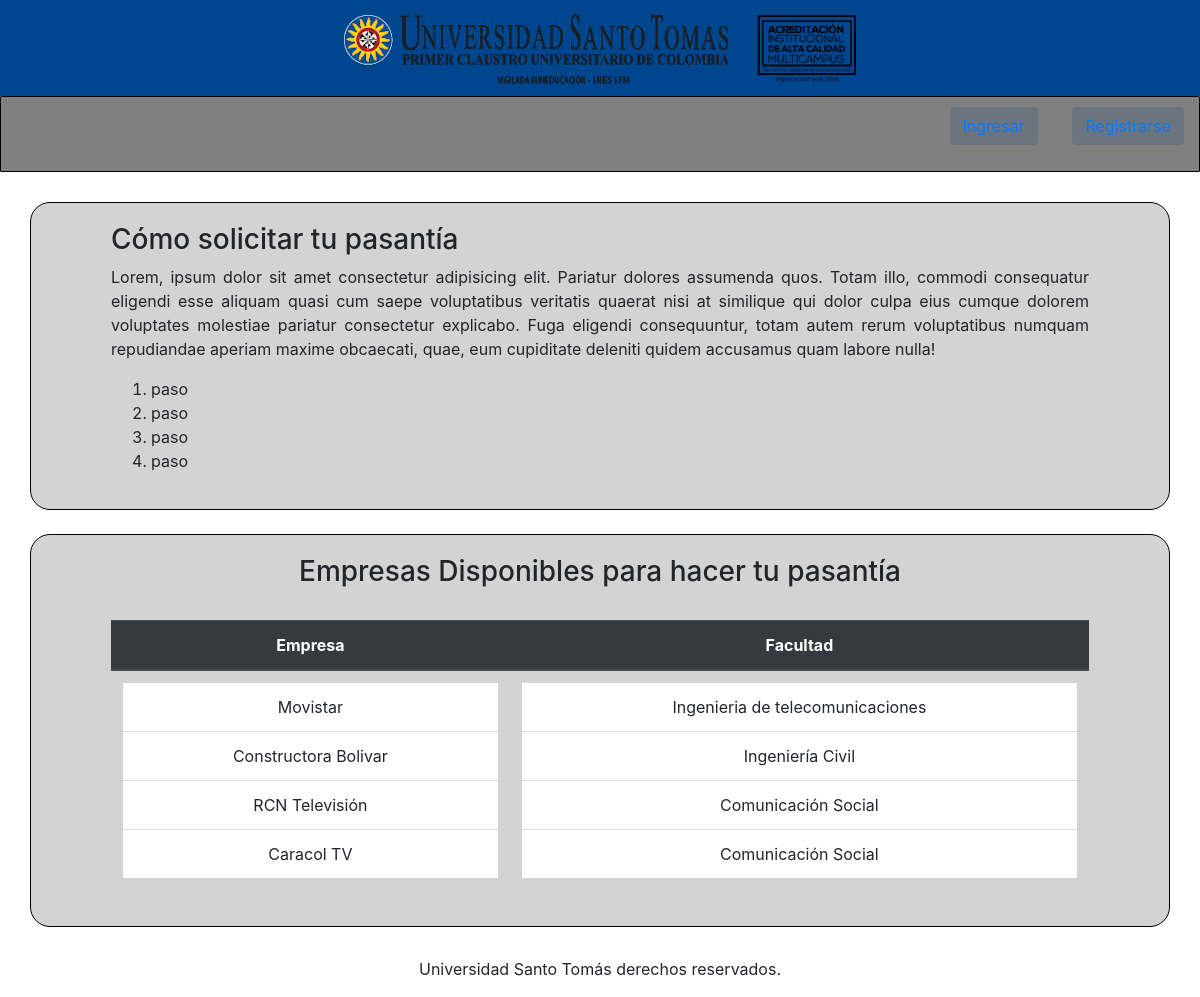
The page /pasantias/ on the database its author committed.
### pasantias/models.py (models this page shows)
class Empresa(models.Model):
    nombre = models.CharField(max_length=200, null=True)
    facultad = models.CharField(max_length=200, null=True)

### pasantias/views.py (the view)
# urls.py: path('', views.index, name='index'),
def index(request):
    lista_empresas = Empresa.objects.all()
    contexto = {
        'lista_empresas': lista_empresas
    }
    return render(request, 'pasantias/index.html', contexto)

### pasantias/templates/pasantias/index.html (shortened to what this page needs)
{% extends "pasantias/base.html" %}
{% load static %}
{% block estilo %}<link rel="stylesheet" href="{% static 'pasantias/css/estilo.css' %}">{% endblock %}
{% block contenido %}
<nav class="navi" >
  <ul>
      <li>
        <button type="button" class="btn btn-secondary">
          <a href="{% url 'pasantias:form_Ing' %}" >Ingresar</a>
        </button>
      </li>
      <li>
        <button type="button" class="btn btn-secondary">
          <a href="{% url 'pasantias:form_Reg' %}">Registrarse</a>
        </button>
      </li>
  </ul>
</nav>
<div>
<section>
  <article >
      <h3>Cómo solicitar tu pasantía</h1>
            <p>
                Lorem, ipsum dolor sit amet consectetur adipisicing elit. Pariatur dolores assumenda quos. Totam illo, commodi consequatur eligendi esse aliquam quasi cum saepe voluptatibus veritatis quaerat nisi at similique qui dolor culpa eius cumque dolorem voluptates molestiae pariatur consectetur explicabo. Fuga eligendi consequuntur, totam autem rerum voluptatibus numquam repudiandae aperiam maxime obcaecati, quae, eum cupiditate deleniti quidem accusamus quam labore nulla!
              </p>
      <ol>
          <li>paso</li>
          <li>paso</li>
          <li>paso</li>
          <li>paso</li>
      </ol>
  </article>
</section>
<br>
<section>
  <article class="artic2">
      <h3>
          Empresas Disponibles para hacer tu pasantía
      </h3>
      <br>
      <table class="table">
        <thead class="thead-dark">
            <tr>
              <th scope="col">Empresa</th>
              <th scope="col">Facultad</th>
            </tr>
          </thead>
          <tbody>
            <tr>
              <td>
                <ul class="list-group list-group-flush">
                  {% for c in lista_empresas  %}
                  <li class="list-group-item">{{ c.nombre }}</li>
                  {% endfor %}
                </ul>
              </td>
              <td>
                <ul class="list-group list-group-flush">
                  {% for c in lista_empresas  %}
                  <li class="list-group-item">{{ c.facultad }}</li>
                  {% endfor %}
                  </ul>
              </td>
            </tr>
          </tbody>
        </table>
  </article>
</section>
</div>
<footer>
  <p>Universidad Santo Tomás derechos reservados.</p>
</footer>
{% endblock %}

### pasantias/static/pasantias/css/estilo.css (style rules this page uses)
body { margin: auto; }
header, nav, section, footer { display: block; }
button { background-color: lightgray; font-style: none; }
.navi { font-size: 17px; text-align: right; border: 1px solid black; background-color: gray; border-radius: 1px; }
.navi li { list-style: none; display: inline-block; padding: 10px 15px; }
article { padding: 20px 80px; border-radius: 20px; border: 1px solid black; background-color: lightgray; text-align: justify; }
.artic2 { text-align: center; }
div { float: inline-end; margin: 30px 30px; }
header, footer { text-align: center; }

### rows shown on the page
Empresa: nombre "Movistar", facultad "Ingenieria de telecomunicaciones"
Empresa: nombre "Constructora Bolivar", facultad "Ingeniería Civil"
Empresa: nombre "RCN Televisión", facultad "Comunicación Social"
Empresa: nombre "Caracol TV", facultad "Comunicación Social"
